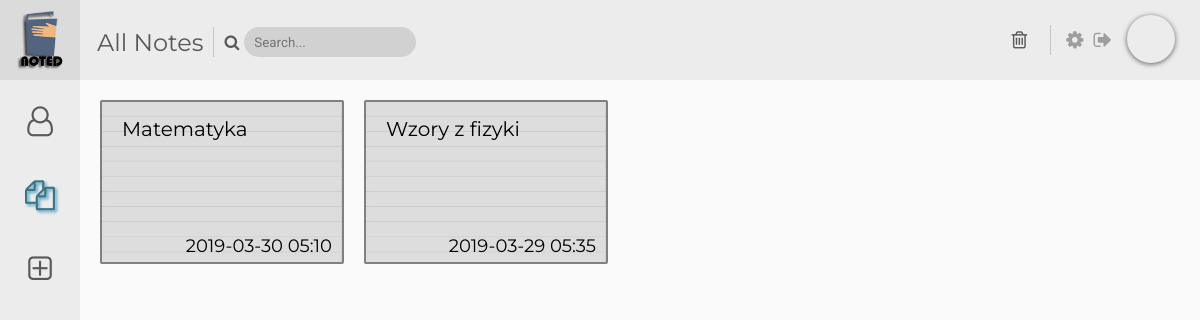
The app's page /notes.php, older data.
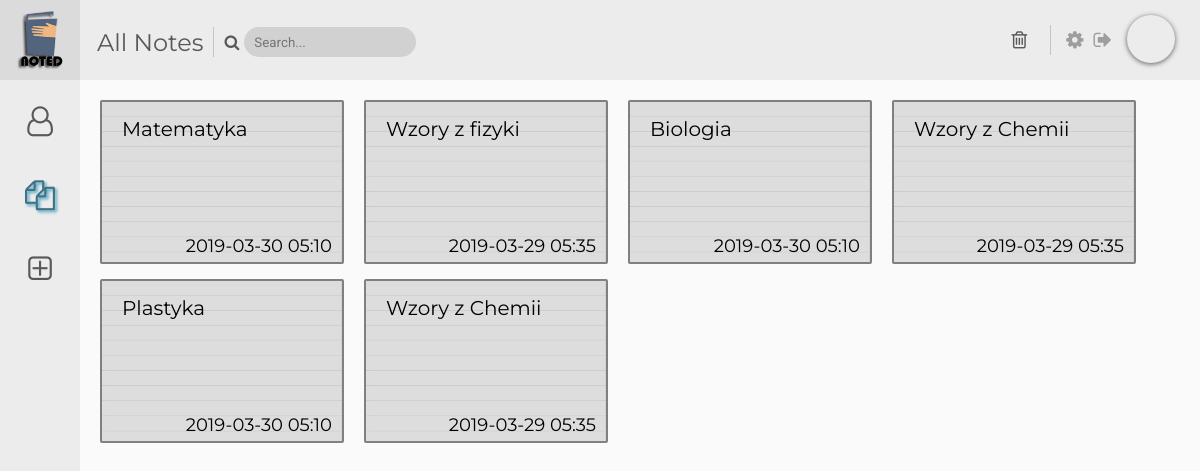
The same page, newer data.
### tables this page shows
CREATE TABLE IF NOT EXISTS `note` (
  `note_id` INT NOT NULL AUTO_INCREMENT,
  `title` VARCHAR(255) NULL,
  `time` TIMESTAMP(6) NULL,
  `tags` VARCHAR(255) NULL,
  `user_user_id` INT NOT NULL,
  `ref` VARCHAR(50) NOT NULL,
  PRIMARY KEY (`note_id`, `user_user_id`),
  INDEX `fk_note_user_idx` (`user_user_id` ASC),
  CONSTRAINT `fk_note_user`
    FOREIGN KEY (`user_user_id`)
    REFERENCES `user` (`user_id`)
    ON DELETE NO ACTION
    ON UPDATE NO ACTION);

### notes.php (the view, shortened to what this page needs)
<?php
    include('connect.php');
?>
<!DOCTYPE html>
<html>
<head>
    <link href="css/notes.css" rel="stylesheet" type="text/css">
    <link rel="stylesheet" href="data\font-awesome\css\font-awesome.min.css">
</head>
<body>
    <div class="logo-wrap">
        <img src="data/logo-small.png" class="logo">
    </div>
    <div class="header">
        <div class="header-search">
            <div class="header-caption">All Notes</div>
            <i class='fa fa-search header-search-icon' aria-hidden='true'></i>
            <input type="text" oninput="search(this.value)" placeholder="Search..." class="header-search-input" name="wyrazenie">
        </div>
        <div class="header-button-wrap">
            <div class="header-button" onclick="trashIt()"><i class="fa fa-trash-o" id="trashko" aria-hidden="true"></i></div>
            <div class="header-button-av"><i class="fa fa-cog" aria-hidden="true"></i></div>
            <a href="logout.php"><div class="header-button-av"><i class="fa fa-sign-out" aria-hidden="true"></i></div></a>
            <div class="header-avatar" style="background-image: url(data/user.png)"></div>
        </div>
    </div>
    <div class="leader">
        <div class="leader-button-wrap">
            <a href="dashboard.php">
                <div class="leader-button">
                    <i class="fa fa-user-o" aria-hidden="true"></i>
                </div>
            </a>
            <a href="notes.php">
                <div class="leader-button leader-button-checked">
                    <i class="fa fa-files-o" aria-hidden="true"></i>
                </div>
            </a>
            <a href="createnote.php">
                <div class="leader-button">
                    <i class="fa fa-plus-square-o" aria-hidden="true"></i>
                </div>
            </a>
        </div>
    </div>
    <div class="content">
            <div class="content-notes" id="empty">
            <?php
            $id=1;
            if(isset($_GET["date"])){
                $ile_danych = $mysqli->query("SELECT title, time, ref FROM note where user_user_id = " . mysqli_real_escape_string($mysqli,$id) . " and DATE(time) LIKE '".$_GET["date"]."';");
                $tabelka = Array();
                while( $notatka = mysqli_fetch_array($ile_danych)){
                    echo '<a href="readnote.php?id='.$notatka['ref'].'"><div class="notes">
                    <div class="note-title">' . $notatka['title'] . '</div>';
                    echo '<div class="note-date">' . date("Y-m-d H:i", strtotime($notatka['time'])) . '</div>
                    </div></a>';
                    $tabelka2 = Array();
                    array_push($tabelka2,$notatka['title'],date("Y-m-d H:i", strtotime($notatka['time'])),$notatka['ref']);
                    array_push($tabelka,$tabelka2);
                }
            } else {
                $ile_danych = $mysqli->query("SELECT title, time, ref FROM note where user_user_id = " . mysqli_real_escape_string($mysqli,$id));
                while( $notatka = mysqli_fetch_array($ile_danych)){
                    echo '<a href="readnote.php?id='.$notatka['ref'].'"><div class="notes">
                    <div class="note-title">' . $notatka['title'] . '</div>';
                    echo '<div class="note-date">' . date("Y-m-d H:i", strtotime($notatka['time'])) . '</div>
                    </div></a>';
                }
            }
            ?>
            </div>
    </div>
</body>
</html>

Row changes from the older to the newer data that the page shows:
added note: title "Biologia", time "2019-03-30 05:10"
added note: title "Wzory z Chemii", time "2019-03-29 05:35"
added note: title "Plastyka", time "2019-03-30 05:10"
added note: title "Wzory z Chemii", time "2019-03-29 05:35"
